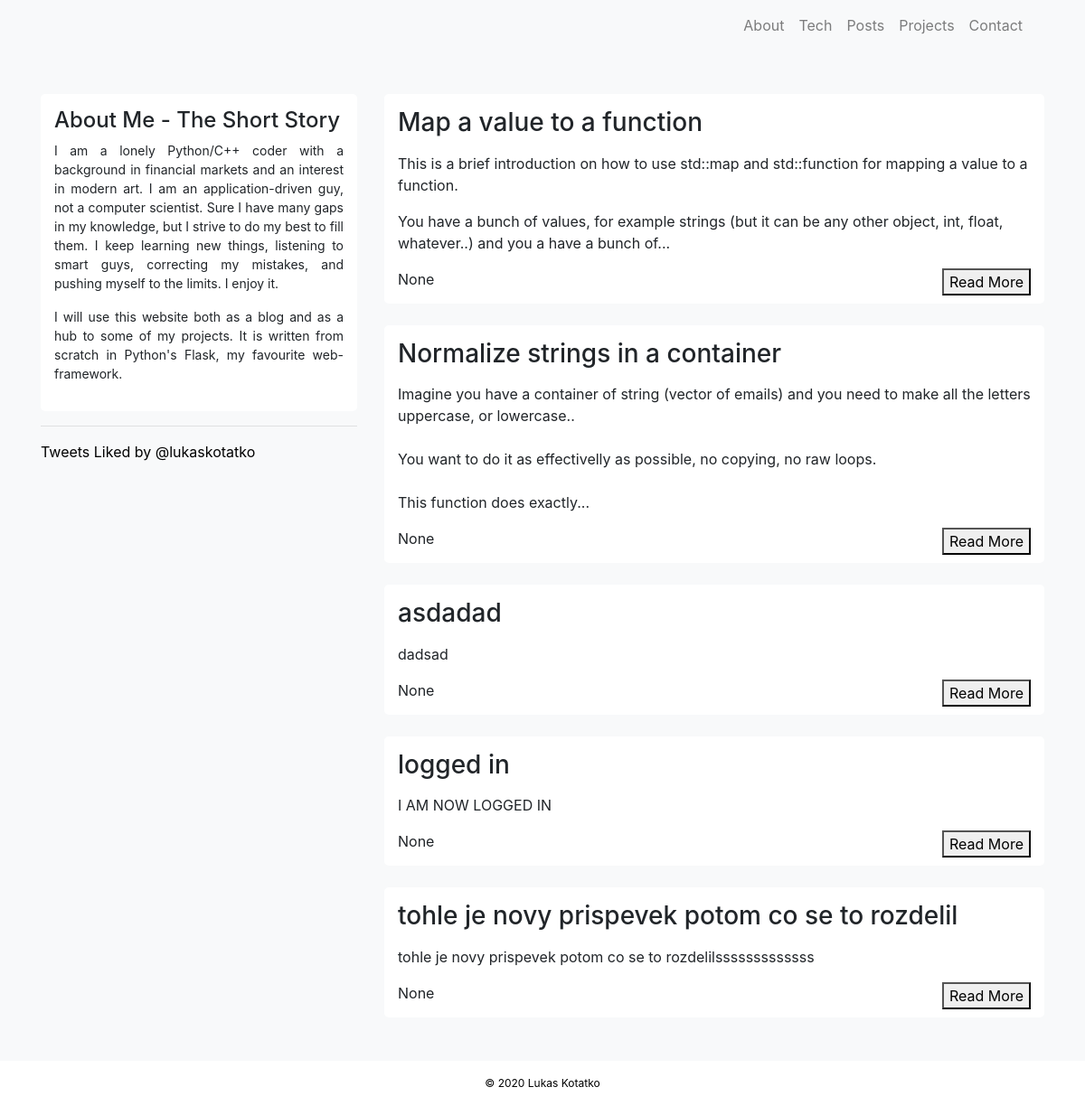
Before: / with the older database file.
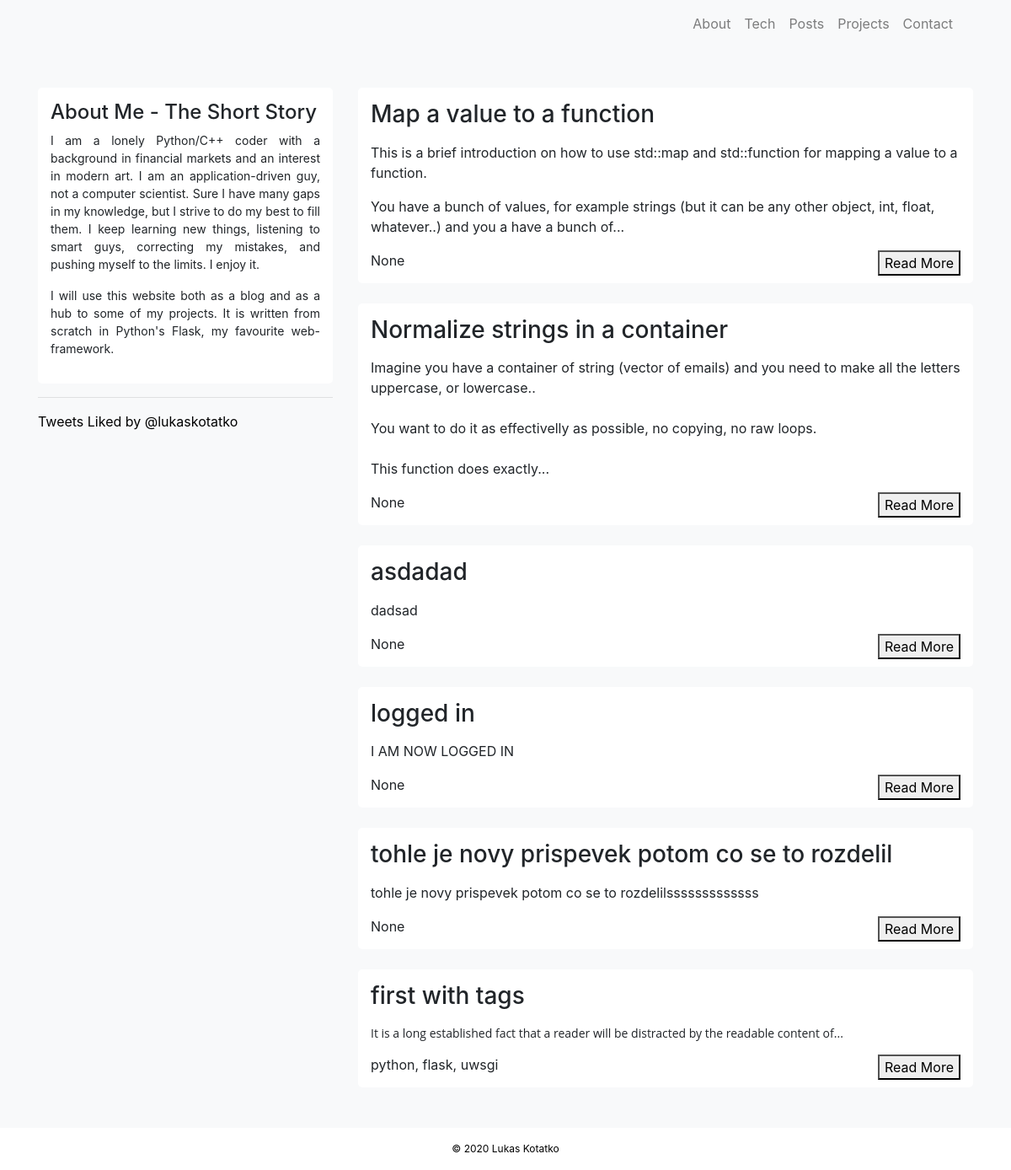
After: the same page with the newer database file.
### application/models.py (models this page shows, shortened)
class PostModel(db.Model):
    __tablename__ = "posts"
    id = db.Column(db.Integer, primary_key=True)
    title = db.Column(db.String(128), unique=False, nullable=False)
    body = db.Column(db.Text, unique=False, nullable=False)
    tags = db.Column(db.Text, unique=False, nullable=True)
    time_posted = db.Column(db.DateTime, unique=False, nullable=False)

### application/routes.py (the view)
@app.route('/')
def index():
    posts = PostModel.query.all()
    return render_template("posts.html", posts=posts)

### application/templates/posts.html (shortened to what this page needs)
{% extends 'layout.html' %}
{% block content %}
<div class="row">
    <div class="container col-sm-4" style="text-align: justify">
        <div class="mycontainer">
            <h4>About Me - The Short Story</h4>
            <p class="about">I am a lonely Python/C++ coder with a background in financial markets and an interest in modern art. I am an application-driven guy, not a computer scientist. Sure I have many gaps in my knowledge, but I strive to do my best to fill them. I keep learning new things, listening to smart guys, correcting my mistakes, and pushing myself to the limits. I enjoy it.</p>
            <p class="about">I will use this website both as a blog and as a hub to some of my projects. It is written from scratch in Python's Flask, my favourite web-framework.</p>
        </div>
        <hr>
        <div>
            <a class="twitter-timeline" data-theme="light" href="https://twitter.com/lukaskotatko/likes?ref_src=twsrc%5Etfw">Tweets Liked by @lukaskotatko</a>
        </div>
    </div>
    <div class="container col-sm-8">
        {% for post in posts %}
            <article class="mycontainer">
                <h3>{{ post.title }}</h3>
                <p>{{ post.body | safe | truncate(250) }}</p>
                <div class="float-left">{{ post.tags }}</div>
                <div class="float-right">
                    <a href="{{ url_for('post', post_id = post.id) }}"><button class="uk-button uk-button-small">Read More</button></a>
                </div>
                <br>
            </article>
            <br>
        {% endfor %}
    </div>
</div>
{% endblock %}

### application/templates/layout.html (shortened to what this page needs)
<!DOCTYPE html>
<html lang="en">
    <head>
        <link rel="stylesheet" href="https://stackpath.bootstrapcdn.com/bootstrap/4.5.0/css/bootstrap.min.css">
        <link rel="stylesheet" href="https://cdn.jsdelivr.net/npm/uikit@3.4.1/dist/css/uikit.min.css" />
        <link rel="stylesheet" href="{{ url_for('static', filename='css/style.css')}}">
    </head>
    <body class="d-flex flex-column min-vh-100">
        <header>
        {% include 'partials/navbar-top.html' %}
        </header>
        <div class="container pt-5">
            <main>
            {% block content %}
            {% endblock %}
            </main>
        </div>
        {% include 'partials/footer.html' %}
    </body>
</html>

### application/templates/partials/navbar-top.html (shortened to what this page needs)
<div class="container">
  <nav class="navbar navbar-expand-lg navbar-light bg-light">
      <div class="collapse navbar-collapse" id="navbarTogglerDemo02">
        <ul class="navbar-nav ml-auto">
          <li class="nav-item">
              <a class="nav-link" href="{{ url_for('about')}}">About</a>
            </li>
          <li class="nav-item">
            <a class="nav-link" href="{{ url_for('tech')}}">Tech</a>
          </li>
          <li class="nav-item">
            <a class="nav-link" href="{{ url_for('posts')}}">Posts</a>
          </li>
          <li class="nav-item">
              <a class="nav-link" href="{{ url_for('projects')}}">Projects</a>
          </li>
          <li class="nav-item">
              <a class="nav-link" href="{{ url_for('contact')}}">Contact</a>
          </li>
        </ul>
      </div>
    </nav>
</div>

### application/templates/partials/footer.html
<br>
<footer class="footer mt-auto page-footer font-small" style="font-size: 12px; background-color: white;">
    <div class="footer-copyright text-center py-3">
        <a href="{{url_for('admin')}}"> © 2020 Lukas Kotatko</a>
    </div>
 </footer>

### application/static/css/style.css (style rules this page uses)
html, body { background-color: #F8F9FA; }
a:link { color: black; }
.mycontainer { background-color: white; padding: 15px; border-radius: 5px; }
body { margin:0; padding:0; }
.about { font-size: 14px; }
footer { font-size: 10px; color: #DCDCDC; }

Changed rows visible on the page:
added PostModel: title "first with tags", body "It is a long established fact that a reader will be distracted by the readable content of...", tags "python, flask, uwsgi"
